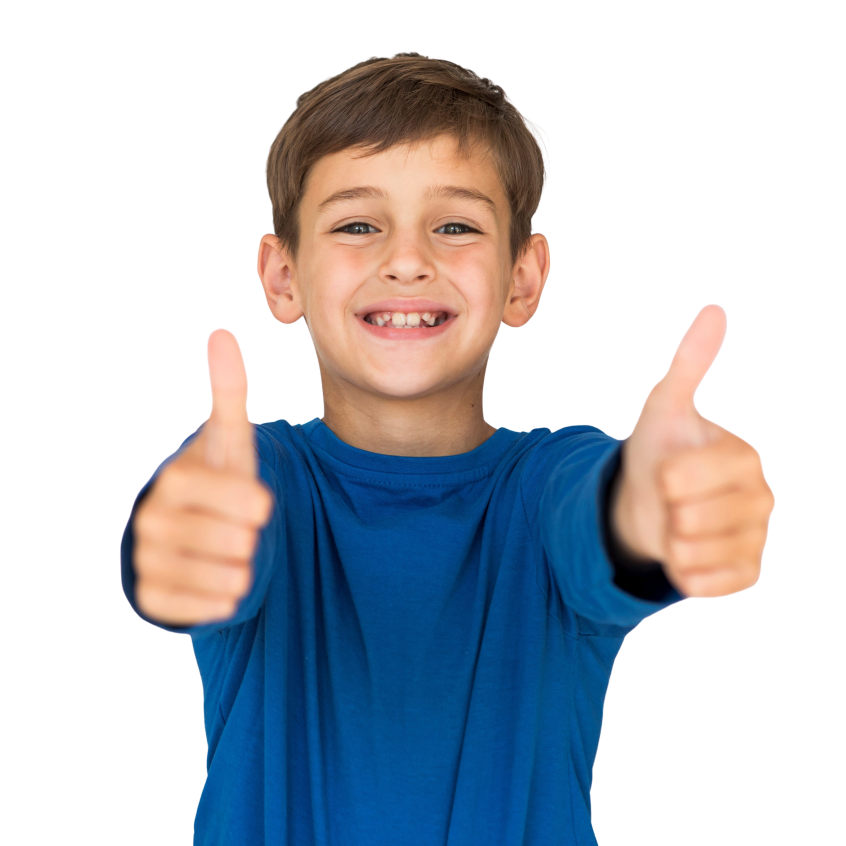
#> input picture facialyolov8nface/models/8617743.jpg, 4227 x 4226 px, given in place of the camera (shown at 1/5 size)
$ python main.py   (older library calls are emulated)
#> lines starting #> are read from the running program, lines starting #| are printed output that depends on the picture
import cv2
from deepface import DeepFace
import threading
import time
import os
import glob
import numpy as np
import json


class FaceAnalyzer:
    def __init__(self):
        self.cap = None
        self.analysis_result = {}
        self.analyzing = False
        self.last_analysis_time = 0
        self.analysis_interval = 1.0  # Analizar cada 1 segundo

        self.faces_dir = 'rostros_registrados'
        os.makedirs(self.faces_dir, exist_ok=True)

        # Cargar embeddings existentes
        self.person_embeddings = []
        for npy in glob.glob(os.path.join(self.faces_dir, 'face_*.npy')):
            try:
                emb = np.load(npy)
                self.person_embeddings.append(emb)
            except Exception:
                pass

        # Parámetros
        self.min_sharpness = 40.0
        self.min_brightness = 40
        self.max_brightness = 220
        self.save_consecutive_required = 6
        self.save_time_window = 8.0  # segundos

        # Embedding thresholds
        self.use_cosine = True
        self.embedding_cosine_thresh = 0.28
        self.candidate_cosine_thresh = 0.22
        self.embedding_threshold = 3.8
        self.candidate_similarity_thresh = 2.5
        self.candidate_iou_thresh = 0.6

        # Verbosity control
        self.verbose = False

        # Tracker simple
        self.tracks = {}  # id -> {bbox, last_seen, count, embedding, saved}
        self.next_track_id = 1
        self.track_max_age = 4.0

    # [25 lines left out: functions _iou, _cosine_distance, not called in this run]

    def analyze_face(self, frame):
        """Analiza un frame y, si corresponde, guarda un rostro único en disco."""
        try:
            results = DeepFace.analyze(
                frame,
                actions=['age', 'gender', 'emotion'],
                enforce_detection=False,
                detector_backend='opencv',
                silent=True,
            )
            if isinstance(results, list):
                self.analysis_result = results[0] if results else {}
            else:
                self.analysis_result = results

            faces = results if isinstance(results, list) else [results]
            if not faces:
                return

            # Seleccionar rostro más grande
            face = max(
                faces,
                key=lambda f: f.get('region', {}).get('w', 0) * f.get('region', {}).get('h', 0),
            )
            region = face.get('region', {})
            x, y, w, h = (
                region.get('x', 0),
                region.get('y', 0),
                region.get('w', 0),
                region.get('h', 0),
            )
            if w <= 0 or h <= 0:
                return

            face_img = frame[y : y + h, x : x + w]
            if face_img.size == 0:
                return

            face_img_resized = cv2.resize(face_img, (160, 160))

            # Calidad
            gray_face = cv2.cvtColor(face_img, cv2.COLOR_BGR2GRAY)
            sharpness = cv2.Laplacian(gray_face, cv2.CV_64F).var()
            brightness = int(gray_face.mean())
            if sharpness < self.min_sharpness or not (
                self.min_brightness <= brightness <= self.max_brightness
            ):
                print(f"Rostro descartado por calidad (sharp={sharpness:.1f}, bright={brightness})")
                return

            # Obtener embedding
            try:
                rep = DeepFace.represent(
                    face_img_resized, model_name='Facenet', enforce_detection=False, detector_backend='opencv'
                )
                embedding = rep[0]['embedding'] if isinstance(rep, list) and rep else rep['embedding']
            except Exception as e:
                print(f"Error obteniendo embedding: {e}")
                return

            # Comparar con person_embeddings
            is_duplicate = False
            for emb_reg in self.person_embeddings:
                try:
                    if self.use_cosine:
                        dist = self._cosine_distance(embedding, emb_reg)
                        if dist < self.embedding_cosine_thresh:
                            is_duplicate = True
                            break
                    else:
                        dist = np.linalg.norm(np.array(embedding) - emb_reg)
                        if dist < self.embedding_threshold:
                            is_duplicate = True
                            break
                except Exception:
                    continue

            if is_duplicate:
                if self.verbose:
                    print("Rostro ya registrado (duplicado)")
                return

            # Tracker: asignar a track existente por IoU o crear nuevo
            current_time = time.time()
            current_bbox = (x, y, w, h)
            # limpiar tracks viejos
            for tid in list(self.tracks.keys()):
                if current_time - self.tracks[tid]['last_seen'] > self.track_max_age:
                    del self.tracks[tid]

            best_id = None
            best_iou = 0.0
            for tid, tr in self.tracks.items():
                try:
                    i = self._iou(tr['bbox'], current_bbox)
                except Exception:
                    i = 0.0
                if i > best_iou:
                    best_iou = i
                    best_id = tid

            if best_id is not None and best_iou >= self.candidate_iou_thresh:
                tr = self.tracks[best_id]
                tr['last_seen'] = current_time
                tr['bbox'] = current_bbox
                # comparar embeddings
                if self.use_cosine:
                    cd_dist = self._cosine_distance(embedding, tr['embedding'])
                    similar = cd_dist < self.candidate_cosine_thresh
                else:
                    cd_dist = np.linalg.norm(np.array(embedding) - tr['embedding'])
                    similar = cd_dist < self.candidate_similarity_thresh
                if similar:
                    tr['count'] += 1
                    tr['embedding'] = (
                        np.array(tr['embedding']) * (tr['count'] - 1) + np.array(embedding)
                    ) / tr['count']
                    print(
                        f"Track {best_id} incrementado ({tr['count']}), iou={best_iou:.2f}, cd_dist={cd_dist:.2f}"
                    )
                else:
                    tr['embedding'] = embedding
                    tr['count'] = 1
                    print(f"Track {best_id} reiniciado (embedding diferente), cd_dist={cd_dist:.2f}")
                track_ref = tr
            else:
                tid = self.next_track_id
                self.next_track_id += 1
                self.tracks[tid] = {
                    'bbox': current_bbox,
                    'last_seen': current_time,
                    'count': 1,
                    'embedding': embedding,
                    'saved': False,
                }
                track_ref = self.tracks[tid]
                print(f"Nuevo track {tid} iniciado")

            # Guardar si el track alcanzó el mínimo requerido
            if track_ref.get('count', 0) >= self.save_consecutive_required and not track_ref.get('saved', False):
                timestamp = int(time.time() * 1000)
                filename = f"face_{timestamp}.jpg"
                filepath = os.path.join(self.faces_dir, filename)
                cv2.imwrite(filepath, face_img)
                np.save(filepath.replace('.jpg', '.npy'), np.array(track_ref['embedding']))
                datos = {
                    'edad': face.get('age', None),
                    'genero': face.get('dominant_gender', None),
                    'emocion': face.get('dominant_emotion', None),
                }
                with open(filepath.replace('.jpg', '.json'), 'w', encoding='utf-8') as f:
                    json.dump(datos, f, ensure_ascii=False, indent=2)
                print(f"Rostro único guardado para track tras {track_ref['count']} apariciones: {filename} y datos")
                track_ref['saved'] = True
                try:
                    self.person_embeddings.append(np.array(track_ref['embedding']))
                except Exception:
                    pass

        except Exception as e:
            print(f"Error en analyze_face: {e}")
        finally:
            # permitir nuevos análisis
            self.analyzing = False

    def draw_results(self, frame, face_locations):
        """Dibuja los resultados en el frame y retorna el frame modificado"""
        for (x, y, w, h) in face_locations:
            cv2.rectangle(frame, (x, y), (x + w, y + h), (0, 255, 0), 2)

        if self.analysis_result:
            edad = self.analysis_result.get('age', 'N/A')
            genero = self.analysis_result.get('dominant_gender', 'N/A')
            emocion = self.analysis_result.get('dominant_emotion', 'N/A')
            genero_es = 'Hombre' if genero == 'Man' else 'Mujer' if genero == 'Woman' else genero
            text = f"Edad: {edad}  Género: {genero_es}  Emoción: {emocion}"
            cv2.putText(frame, text, (10, 50), cv2.FONT_HERSHEY_SIMPLEX, 0.6, (255, 255, 255), 2)
        return frame

    def run(self, camera_index=0):
#> called with camera_index = 0
        self.cap = cv2.VideoCapture(camera_index)
        # Ajustes básicos
        self.cap.set(cv2.CAP_PROP_FRAME_HEIGHT, 480)
        self.cap.set(cv2.CAP_PROP_FPS, 30)

        if not self.cap.isOpened():
            print("Error: No se pudo abrir la cámara")
            return

        # Cargar detector de rostros de OpenCV
        face_cascade = cv2.CascadeClassifier(
            cv2.data.haarcascades + 'haarcascade_frontalface_default.xml'
        )

        print("Aplicación iniciada correctamente!")

        while True:
            ret, frame = self.cap.read()
#> frame is the input picture: shape (4226, 4227, 3); mean B, G, R 199.7, 191.9, 186.9
            if not ret:
                print("Error al leer frame")
                break

            gray = cv2.cvtColor(frame, cv2.COLOR_BGR2GRAY)
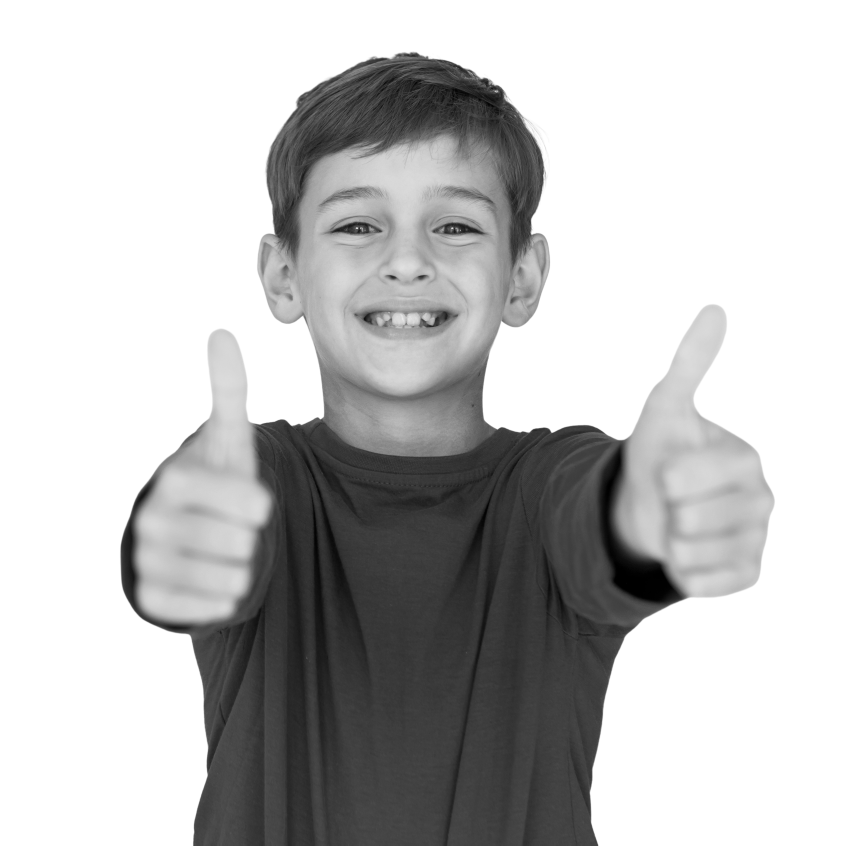
#> gray: shape (4226, 4227) (shown at 1/5 size); min 0, max 255, mean 191.3

            faces = face_cascade.detectMultiScale(
                gray, scaleFactor=1.1, minNeighbors=5, minSize=(60, 60)
            )
#> faces = [[3288, 2511, 439, 439], [1347, 618, 1362, 1362]]

            current_time = time.time()
            if len(faces) > 0 and not self.analyzing:
                if current_time - self.last_analysis_time > self.analysis_interval:
                    self.analyzing = True
                    self.last_analysis_time = current_time
                    threading.Thread(target=self.analyze_face, args=(frame.copy(),), daemon=True).start()

            frame = self.draw_results(frame, faces)
#> the loop in draw_results, `for (x, y, w, h) in face_locations:` made 2 passes
#> (the rest of the program and of its run is left out)
